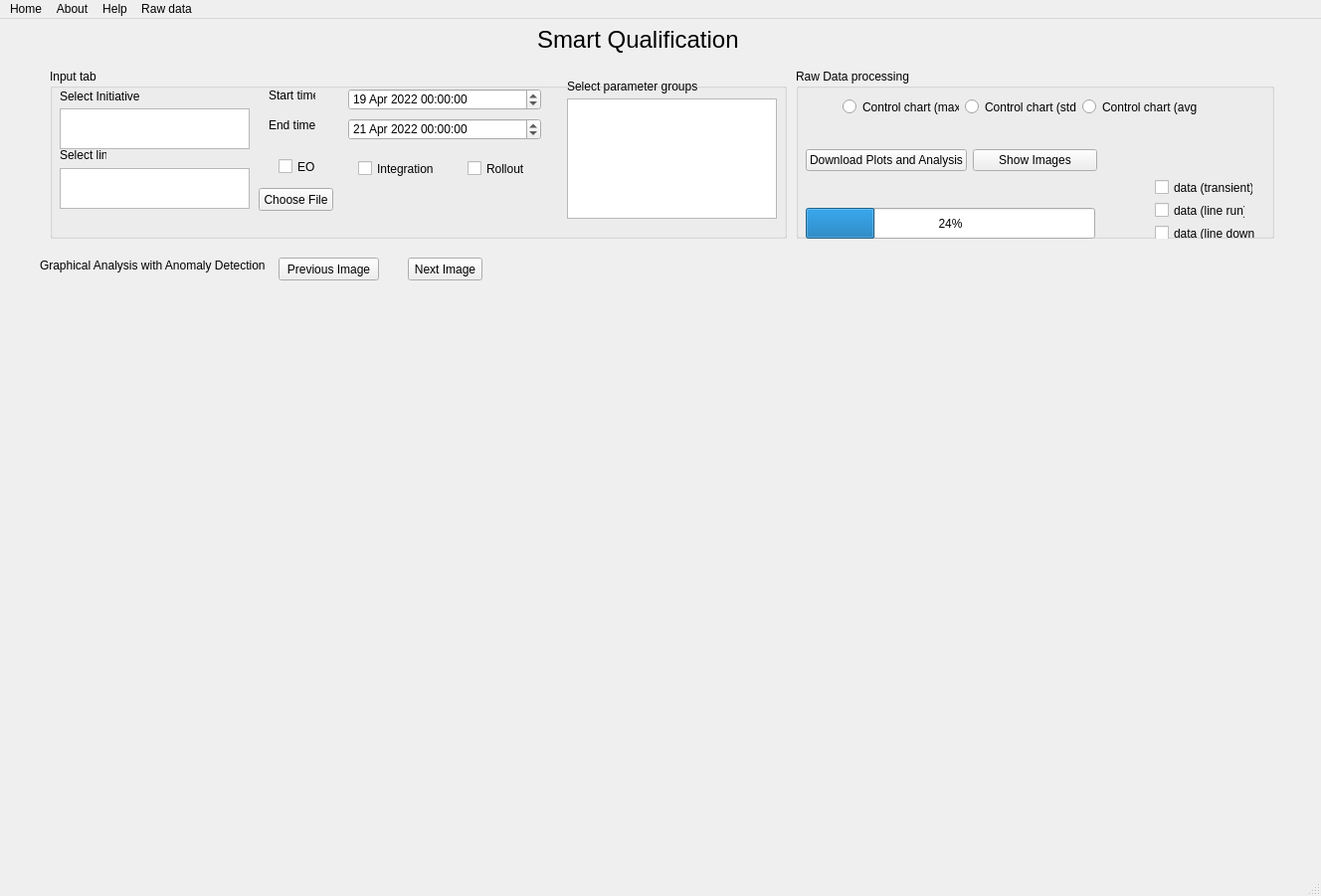
<?xml version="1.0" encoding="UTF-8"?>
<ui version="4.0">
 <class>MainWindow</class>
 <widget class="QMainWindow" name="MainWindow">
  <property name="geometry">
   <rect>
    <x>0</x>
    <y>0</y>
    <width>1328</width>
    <height>901</height>
   </rect>
  </property>
  <property name="windowTitle">
   <string>MainWindow</string>
  </property>
  <widget class="QWidget" name="centralwidget">
   <widget class="QGroupBox" name="groupBox">
    <property name="geometry">
     <rect>
      <x>50</x>
      <y>50</y>
      <width>741</width>
      <height>171</height>
     </rect>
    </property>
    <property name="title">
     <string>Input tab</string>
    </property>
    <widget class="QDateTimeEdit" name="Start_Time">
     <property name="geometry">
      <rect>
       <x>300</x>
       <y>20</y>
       <width>194</width>
       <height>22</height>
      </rect>
     </property>
     <property name="dateTime">
      <datetime>
       <hour>0</hour>
       <minute>0</minute>
       <second>0</second>
       <year>2022</year>
       <month>4</month>
       <day>19</day>
      </datetime>
     </property>
     <property name="date">
      <date>
       <year>2022</year>
       <month>4</month>
       <day>19</day>
      </date>
     </property>
    </widget>
    <widget class="QDateTimeEdit" name="End_TIme">
     <property name="geometry">
      <rect>
       <x>300</x>
       <y>50</y>
       <width>194</width>
       <height>22</height>
      </rect>
     </property>
     <property name="dateTime">
      <datetime>
       <hour>0</hour>
       <minute>0</minute>
       <second>0</second>
       <year>2022</year>
       <month>4</month>
       <day>21</day>
      </datetime>
     </property>
    </widget>
    <widget class="QListWidget" name="Initiative_Select">
     <property name="geometry">
      <rect>
       <x>10</x>
       <y>40</y>
       <width>191</width>
       <height>41</height>
      </rect>
     </property>
    </widget>
    <widget class="QLabel" name="label">
     <property name="geometry">
      <rect>
       <x>220</x>
       <y>20</y>
       <width>47</width>
       <height>13</height>
      </rect>
     </property>
     <property name="text">
      <string>Start time</string>
     </property>
    </widget>
    <widget class="QLabel" name="label_2">
     <property name="geometry">
      <rect>
       <x>220</x>
       <y>50</y>
       <width>47</width>
       <height>13</height>
      </rect>
     </property>
     <property name="text">
      <string>End time</string>
     </property>
    </widget>
    <widget class="QCheckBox" name="checkBox_EO">
     <property name="geometry">
      <rect>
       <x>230</x>
       <y>90</y>
       <width>70</width>
       <height>17</height>
      </rect>
     </property>
     <property name="text">
      <string>EO</string>
     </property>
    </widget>
    <widget class="QCheckBox" name="Checkbox_IL">
     <property name="geometry">
      <rect>
       <x>310</x>
       <y>90</y>
       <width>81</width>
       <height>21</height>
      </rect>
     </property>
     <property name="text">
      <string>Integration</string>
     </property>
    </widget>
    <widget class="QCheckBox" name="checkBox_RO">
     <property name="geometry">
      <rect>
       <x>420</x>
       <y>90</y>
       <width>71</width>
       <height>21</height>
      </rect>
     </property>
     <property name="text">
      <string>Rollout</string>
     </property>
    </widget>
    <widget class="QListWidget" name="Line_Select">
     <property name="geometry">
      <rect>
       <x>10</x>
       <y>100</y>
       <width>191</width>
       <height>41</height>
      </rect>
     </property>
    </widget>
    <widget class="QLabel" name="label_3">
     <property name="geometry">
      <rect>
       <x>10</x>
       <y>80</y>
       <width>47</width>
       <height>13</height>
      </rect>
     </property>
     <property name="text">
      <string>Select line</string>
     </property>
    </widget>
    <widget class="QLabel" name="label_4">
     <property name="geometry">
      <rect>
       <x>10</x>
       <y>20</y>
       <width>91</width>
       <height>16</height>
      </rect>
     </property>
     <property name="text">
      <string>Select Initiative</string>
     </property>
    </widget>
    <widget class="QListWidget" name="Select_Tags">
     <property name="geometry">
      <rect>
       <x>520</x>
       <y>30</y>
       <width>211</width>
       <height>121</height>
      </rect>
     </property>
    </widget>
    <widget class="QLabel" name="label_5">
     <property name="geometry">
      <rect>
       <x>520</x>
       <y>10</y>
       <width>131</width>
       <height>16</height>
      </rect>
     </property>
     <property name="text">
      <string>Select parameter groups</string>
     </property>
    </widget>
    <widget class="QPushButton" name="Choose_File">
     <property name="geometry">
      <rect>
       <x>210</x>
       <y>120</y>
       <width>75</width>
       <height>23</height>
      </rect>
     </property>
     <property name="text">
      <string>Choose File</string>
     </property>
    </widget>
   </widget>
   <widget class="QGroupBox" name="groupBox_2">
    <property name="geometry">
     <rect>
      <x>800</x>
      <y>50</y>
      <width>481</width>
      <height>171</height>
     </rect>
    </property>
    <property name="title">
     <string>Raw Data processing</string>
    </property>
    <widget class="QCheckBox" name="checkBox_LineDown">
     <property name="geometry">
      <rect>
       <x>361</x>
       <y>157</y>
       <width>101</width>
       <height>17</height>
      </rect>
     </property>
     <property name="text">
      <string>data (line down)</string>
     </property>
    </widget>
    <widget class="QCheckBox" name="checkBox_Transient">
     <property name="geometry">
      <rect>
       <x>361</x>
       <y>111</y>
       <width>99</width>
       <height>17</height>
      </rect>
     </property>
     <property name="text">
      <string>data (transient)</string>
     </property>
    </widget>
    <widget class="QCheckBox" name="checkBox_Linerun">
     <property name="geometry">
      <rect>
       <x>361</x>
       <y>134</y>
       <width>91</width>
       <height>17</height>
      </rect>
     </property>
     <property name="text">
      <string>data (line run)</string>
     </property>
    </widget>
    <widget class="QProgressBar" name="progressBar">
     <property name="geometry">
      <rect>
       <x>10</x>
       <y>140</y>
       <width>291</width>
       <height>31</height>
      </rect>
     </property>
     <property name="value">
      <number>24</number>
     </property>
    </widget>
    <widget class="QRadioButton" name="radioButton_CC_Avg">
     <property name="geometry">
      <rect>
       <x>288</x>
       <y>30</y>
       <width>115</width>
       <height>17</height>
      </rect>
     </property>
     <property name="text">
      <string>Control chart (avg)</string>
     </property>
    </widget>
    <widget class="QRadioButton" name="radioButton_CC_Max">
     <property name="geometry">
      <rect>
       <x>47</x>
       <y>30</y>
       <width>117</width>
       <height>17</height>
      </rect>
     </property>
     <property name="text">
      <string>Control chart (max)</string>
     </property>
    </widget>
    <widget class="QRadioButton" name="radioButton_CC_Std">
     <property name="geometry">
      <rect>
       <x>170</x>
       <y>30</y>
       <width>112</width>
       <height>17</height>
      </rect>
     </property>
     <property name="text">
      <string>Control chart (std)</string>
     </property>
    </widget>
    <widget class="QWidget" name="layoutWidget">
     <property name="geometry">
      <rect>
       <x>10</x>
       <y>80</y>
       <width>293</width>
       <height>25</height>
      </rect>
     </property>
     <layout class="QHBoxLayout" name="horizontalLayout">
      <item>
       <widget class="QPushButton" name="pushButton">
        <property name="text">
         <string>Download Plots and Analysis</string>
        </property>
       </widget>
      </item>
      <item>
       <widget class="QPushButton" name="pushButton_analysis">
        <property name="text">
         <string>Show Images</string>
        </property>
       </widget>
      </item>
     </layout>
    </widget>
   </widget>
   <widget class="QLabel" name="label_6">
    <property name="geometry">
     <rect>
      <x>40</x>
      <y>240</y>
      <width>251</width>
      <height>16</height>
     </rect>
    </property>
    <property name="text">
     <string>Graphical Analysis with Anomaly Detection</string>
    </property>
   </widget>
   <widget class="QLabel" name="label_8">
    <property name="geometry">
     <rect>
      <x>540</x>
      <y>0</y>
      <width>251</width>
      <height>41</height>
     </rect>
    </property>
    <property name="font">
     <font>
      <pointsize>18</pointsize>
     </font>
    </property>
    <property name="text">
     <string>Smart Qualification</string>
    </property>
   </widget>
   <widget class="QWidget" name="verticalLayoutWidget">
    <property name="geometry">
     <rect>
      <x>39</x>
      <y>289</y>
      <width>1241</width>
      <height>561</height>
     </rect>
    </property>
    <layout class="QVBoxLayout" name="widget_Plot">
     <item>
      <widget class="QLabel" name="main_analysis">
       <property name="text">
        <string/>
       </property>
      </widget>
     </item>
     <item>
      <widget class="QLabel" name="anomaly_analysis">
       <property name="text">
        <string/>
       </property>
      </widget>
     </item>
    </layout>
   </widget>
   <widget class="QPushButton" name="previous_image">
    <property name="geometry">
     <rect>
      <x>280</x>
      <y>240</y>
      <width>101</width>
      <height>23</height>
     </rect>
    </property>
    <property name="text">
     <string>Previous Image</string>
    </property>
   </widget>
   <widget class="QPushButton" name="next_image">
    <property name="geometry">
     <rect>
      <x>410</x>
      <y>240</y>
      <width>75</width>
      <height>23</height>
     </rect>
    </property>
    <property name="text">
     <string>Next Image</string>
    </property>
   </widget>
  </widget>
  <widget class="QMenuBar" name="menubar">
   <property name="geometry">
    <rect>
     <x>0</x>
     <y>0</y>
     <width>1328</width>
     <height>21</height>
    </rect>
   </property>
   <widget class="QMenu" name="menuSmart">
    <property name="title">
     <string>Home</string>
    </property>
   </widget>
   <widget class="QMenu" name="menuAbout">
    <property name="title">
     <string>About</string>
    </property>
   </widget>
   <widget class="QMenu" name="menuHelp">
    <property name="title">
     <string>Help</string>
    </property>
   </widget>
   <widget class="QMenu" name="menuRaw_data">
    <property name="title">
     <string>Raw data</string>
    </property>
    <addaction name="separator"/>
   </widget>
   <addaction name="menuSmart"/>
   <addaction name="menuAbout"/>
   <addaction name="menuHelp"/>
   <addaction name="menuRaw_data"/>
  </widget>
  <widget class="QStatusBar" name="statusbar"/>
  <action name="actionHome">
   <property name="text">
    <string>Home</string>
   </property>
  </action>
 </widget>
 <tabstops>
  <tabstop>End_TIme</tabstop>
  <tabstop>Initiative_Select</tabstop>
  <tabstop>checkBox_EO</tabstop>
  <tabstop>Checkbox_IL</tabstop>
  <tabstop>checkBox_RO</tabstop>
  <tabstop>pushButton_analysis</tabstop>
  <tabstop>Line_Select</tabstop>
  <tabstop>Select_Tags</tabstop>
  <tabstop>checkBox_LineDown</tabstop>
  <tabstop>checkBox_Transient</tabstop>
  <tabstop>checkBox_Linerun</tabstop>
  <tabstop>pushButton</tabstop>
  <tabstop>radioButton_CC_Avg</tabstop>
  <tabstop>radioButton_CC_Max</tabstop>
  <tabstop>radioButton_CC_Std</tabstop>
  <tabstop>Start_Time</tabstop>
 </tabstops>
 <resources/>
 <connections/>
</ui>
